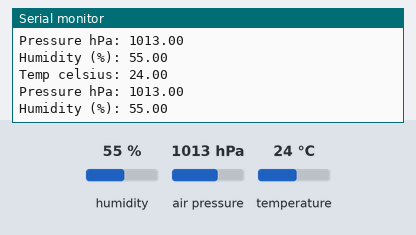
This sketch was run on a simulated Arduino Uno, built with avr-gcc and run on an emulated ATmega328P. Shown: the last lines printed to the serial monitor. Wiring (inferred from the names in the program): BME280 sensor at I2C address 0x76. Inputs (shaded band) come from the test bench; at power-on: humidity 55 %, air pressure 1013 hPa, temperature 24 °C.

Above: at 2.2 s.
2.3 s: humidity set to 22 %
At 3.6 s:
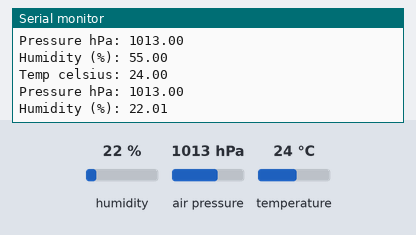
3.8 s: air pressure set to 952 hPa
At 4.8 s:
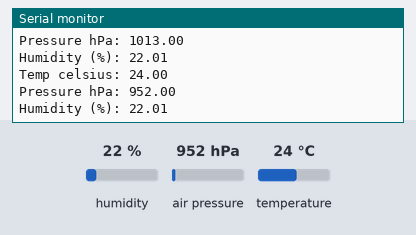
5.3 s: temperature set to 12 °C
At 6.8 s:
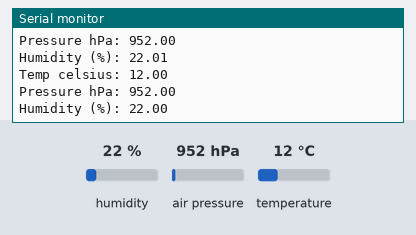
Timing chart, 0 to 8.3 s (numbered marks = the images above; inputs shaded):
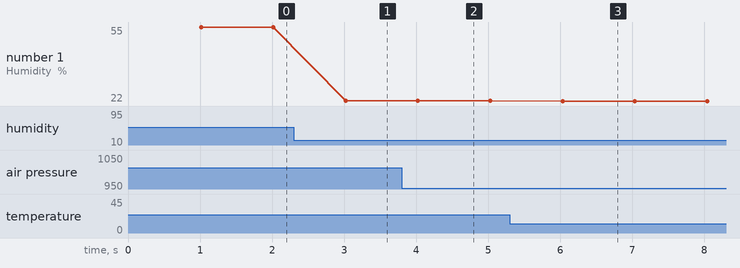

Measured:
- after the input at 2.3 s, the serial monitor: prints a new line after 0.72 s (image 1)
- after the input at 3.8 s, the serial monitor: prints a new line after 0.22 s (image 2)
- after the input at 5.3 s, the serial monitor: prints a new line after 0.73 s (image 3)
- plotted number 1: 55 → 22.01 after the input at 2.3 s, 22.01 → 22 after the input at 5.3 s

The sketch:

bme280_driver.ino
```cpp
#include <Wire.h>

#define BME280_ADDRESS 0X76


int32_t t_fine;
uint16_t dig_T1;
int16_t dig_T2, dig_T3;
uint16_t dig_P1;
int16_t dig_P2, dig_P3, dig_P4, dig_P5, dig_P6, dig_P7, dig_P8, dig_P9;
uint8_t dig_H1, dig_H3;
int16_t dig_H2, dig_H4, dig_H5;
int8_t dig_H6;

//BME280 write sends the slave address, followed by pairs of register addresses and register data
void I2C_Write(uint8_t register_address, uint8_t data){
  Wire.beginTransmission(BME280_ADDRESS); //slave address
  Wire.write(register_address); //register address
  Wire.write(data); //data to write
  Wire.endTransmission();
}


void I2C_Read(uint8_t register_address, uint8_t* buffer, uint8_t length){
  Wire.beginTransmission(BME280_ADDRESS); //slave address
  Wire.write(register_address); //register address
  Wire.endTransmission(false); //repeated stop condition per bme280 docs
  Wire.requestFrom(BME280_ADDRESS, length); //request 8 bytes, 3 registers for temp/press and 2 for humidity

  //loop to read registers if more than 1
  for(uint8_t i=0; i<length; i++){
    if(Wire.available()){
      buffer[i] = Wire.read();
    }
  }
}

int32_t BME280_compensate_T_int32(int32_t adc_T){
    int32_t var1, var2, T;
    var1 = ((((adc_T>>3)-((int32_t)dig_T1<<1)))*((int32_t)dig_T2))>>11;
    var2 = (((((adc_T>>4)-((int32_t)dig_T1))*((adc_T>>4)-((int32_t)dig_T1)))>>12)*((int32_t)dig_T3))>>14;
    t_fine = var1 + var2;
    T=(t_fine * 5 + 128) >> 8;
    return T;
  }

  //compensate pressure values
  uint32_t BME280_compensate_P_uint64(int32_t adc_P){
    int64_t var1, var2, p;
    var1 = ((int64_t)t_fine)-128000;
    var2 = var1 * var1 * (int64_t)dig_P6;
    var2 = var2 + ((var1 * (int64_t)dig_P5)<<17);
    var2 = var2 + (((int64_t)dig_P4)<<35);
    var1 = ((var1 * var1 * (int64_t)dig_P3)>>8) + ((var1 * (int64_t)dig_P2)<<12);
    var1 = (((((int64_t)1)<<47)+var1)) * ((int64_t)dig_P1)>>33;
    if(var1 == 0) {
      return 0;
    }
    p = 1048576 - adc_P;
    p = (((p<<31)-var2)*3125)/var1;
    var1 = (((int64_t)dig_P9) * (p>>13)*(p>>13)) >> 25;
    var2 = (((int64_t)dig_P8)*p) >> 19;
    p = ((p + var1 + var2) >> 8) + (((int64_t)dig_P7)<<4);
    return (uint32_t)p;
  }

  //compensate humdity values
  uint32_t bme280_compensate_H_int32(int32_t adc_H){
    int32_t v_x1_u32r;
    v_x1_u32r = (t_fine-((int32_t)76800));
    v_x1_u32r = (((((adc_H << 14) - (((int32_t)dig_H4) << 20) - (((int32_t)dig_H5) *
    v_x1_u32r)) + ((int32_t)16384)) >> 15) * (((((((v_x1_u32r *
    ((int32_t)dig_H6)) >> 10) * (((v_x1_u32r * ((int32_t)dig_H3)) >> 11) +
    ((int32_t)32768))) >> 10) + ((int32_t)2097152)) * ((int32_t)dig_H2) +
    8192) >> 14));
    v_x1_u32r = (v_x1_u32r - (((((v_x1_u32r >> 15) * (v_x1_u32r >> 15)) >> 7) *
    ((int32_t)dig_H1)) >> 4));
    v_x1_u32r = (v_x1_u32r < 0 ? 0 : v_x1_u32r);
    v_x1_u32r = (v_x1_u32r > 419430400 ? 419430400 : v_x1_u32r);
    return (uint32_t)(v_x1_u32r>>12);
  }

void setup(){
  Serial.begin(115200);
  Wire.begin();

  //verifying bme280 is connected
  uint8_t id;
  I2C_Read(0xD0, &id, 1);
  if(id != 0x60){
    Serial.print("Unexpected Chip ID: 0x");
    Serial.println(id, HEX);
    while(true);
  }else{
    Serial.println("BME280 connection succesful");
  }

  //configuring sensor
  I2C_Write(0xF2, 0x01); //ctrl_hum register, changes occur after 0xF4
  I2C_Write(0xF5, 0x58); //config register, sets rate, filter and interface options.
  I2C_Write(0xF4, 0xB7); //ctrl_meas register, sets pressure & temp data acquisition+sensor mode.
  delay(1000);

  uint8_t calib_data1[24];
  uint8_t calib_data2[1];
  uint8_t calib_data3[8];

  //read temp+pressure calibration values
  I2C_Read(0x88, calib_data1, 24);
    dig_T1 = (uint16_t)(calib_data1[1] << 8) | calib_data1[0];
    dig_T2 = (int16_t)(calib_data1[3] << 8) | calib_data1[2];
    dig_T3 = (int16_t)(calib_data1[5] << 8) | calib_data1[4];

    dig_P1 =(uint16_t)(calib_data1[7] << 8) | calib_data1[6];
    dig_P2 =(int16_t)(calib_data1[9] << 8) | calib_data1[8];
    dig_P3 =(int16_t)(calib_data1[11] << 8) | calib_data1[10];
    dig_P4 =(int16_t)(calib_data1[13] << 8) | calib_data1[12];
    dig_P5 =(int16_t)(calib_data1[15] << 8) | calib_data1[14];
    dig_P6 =(int16_t)(calib_data1[17] << 8) | calib_data1[16];
    dig_P7 =(int16_t)(calib_data1[19] << 8) | calib_data1[18];
    dig_P8 =(int16_t)(calib_data1[21] << 8) | calib_data1[20];
    dig_P9 =(int16_t)(calib_data1[23] << 8) | calib_data1[22];


  I2C_Read(0xA1, calib_data2, 1);
    dig_H1 = calib_data2[0];

  I2C_Read(0xE1, calib_data3, 7);
    dig_H2 = (int16_t)(calib_data3[1] << 8) | calib_data3[0];
    dig_H3 = calib_data3[2];
    dig_H4 = (int16_t)((calib_data3[3] << 4) | (calib_data3[4] & 0x0F));
    dig_H5 = (int16_t)((calib_data3[5] << 4) | calib_data3[4] >> 4);
    dig_H6 = (int8_t)calib_data3[6];

  Serial.print("dig_T1: "); Serial.println(dig_T1);
  Serial.print("dig_P1: "); Serial.println(dig_P1);
  Serial.print("dig_H1: "); Serial.println(dig_H1);

}


void loop(){

  uint8_t data[8];
  I2C_Read(0xF7, data, 8);

  //takes raw values from registers and pieces them into a 20-bit number(except humidity, its 16-bits)
  int32_t adc_Pressure = ((uint32_t)data[0] << 12) | ((uint32_t)data[1] << 4) | ((uint32_t)data[2] >> 4);
  int32_t adc_Temp = ((uint32_t)data[3] << 12) | ((uint32_t)data[4] << 4) | ((uint32_t)data[5] >> 4 );
  int32_t adc_Humidity = ((uint32_t)data[6] <<8) | data[7];

  int32_t temp = BME280_compensate_T_int32(adc_Temp);
  uint32_t pressure = BME280_compensate_P_uint64(adc_Pressure);
  uint32_t humidity = bme280_compensate_H_int32(adc_Humidity);

  Serial.print("Temp celsius: ");
  Serial.println(temp/100.0);
  Serial.print("Pressure hPa: ");
  Serial.println(pressure/25600.0);
  Serial.print("Humidity (%): ");
  Serial.println(humidity/1024.0);
  delay(1000);

}
```
